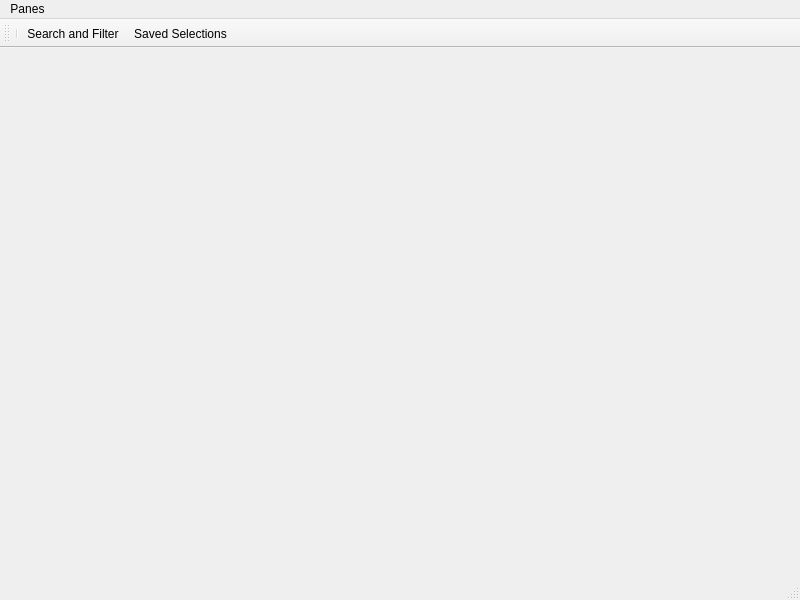
<?xml version="1.0" encoding="UTF-8"?>
<ui version="4.0">
 <class>MainWindow</class>
 <widget class="QMainWindow" name="MainWindow">
  <property name="geometry">
   <rect>
    <x>0</x>
    <y>0</y>
    <width>800</width>
    <height>600</height>
   </rect>
  </property>
  <property name="windowTitle">
   <string>MainWindow</string>
  </property>
  <property name="windowIcon">
   <iconset resource="resources.qrc">
    <normaloff>:/icons/ns_icon.png</normaloff>:/icons/ns_icon.png</iconset>
  </property>
  <widget class="QWidget" name="centralwidget"/>
  <widget class="QMenuBar" name="menubar">
   <property name="geometry">
    <rect>
     <x>0</x>
     <y>0</y>
     <width>800</width>
     <height>22</height>
    </rect>
   </property>
   <widget class="QMenu" name="menuPanes">
    <property name="title">
     <string>Panes</string>
    </property>
    <addaction name="actionDuplicatePane"/>
    <addaction name="actionKillPane"/>
    <addaction name="separator"/>
    <addaction name="actionSplitVertically"/>
    <addaction name="actionSplitHorizontally"/>
   </widget>
   <addaction name="menuPanes"/>
  </widget>
  <widget class="QStatusBar" name="statusbar"/>
  <widget class="QToolBar" name="toolBar">
   <property name="windowTitle">
    <string>toolBar</string>
   </property>
   <attribute name="toolBarArea">
    <enum>TopToolBarArea</enum>
   </attribute>
   <attribute name="toolBarBreak">
    <bool>false</bool>
   </attribute>
   <addaction name="separator"/>
   <addaction name="actionLayouts"/>
   <addaction name="actionStoredSelections"/>
  </widget>
  <action name="actionLayouts">
   <property name="checkable">
    <bool>true</bool>
   </property>
   <property name="icon">
    <iconset resource="resources.qrc">
     <normaloff>:/icons/settings.png</normaloff>:/icons/settings.png</iconset>
   </property>
   <property name="text">
    <string>Search and Filter</string>
   </property>
   <property name="toolTip">
    <string>Search and Filter</string>
   </property>
   <property name="shortcut">
    <string>Ctrl+Shift+S</string>
   </property>
  </action>
  <action name="actionStoredSelections">
   <property name="checkable">
    <bool>true</bool>
   </property>
   <property name="icon">
    <iconset resource="resources.qrc">
     <normaloff>:/icons/savedselections.png</normaloff>:/icons/savedselections.png</iconset>
   </property>
   <property name="text">
    <string>Saved Selections</string>
   </property>
   <property name="toolTip">
    <string>Saved Selections</string>
   </property>
   <property name="shortcut">
    <string>Shift+S</string>
   </property>
  </action>
  <action name="actionSplitHorizontally">
   <property name="text">
    <string>Split horizontally</string>
   </property>
  </action>
  <action name="actionSplitVertically">
   <property name="text">
    <string>Split vertically</string>
   </property>
  </action>
  <action name="actionKillPane">
   <property name="text">
    <string>Kill pane</string>
   </property>
   <property name="shortcut">
    <string>Ctrl+K</string>
   </property>
  </action>
  <action name="actionDuplicatePane">
   <property name="text">
    <string>Duplicate Pane</string>
   </property>
   <property name="shortcut">
    <string>Ctrl+2</string>
   </property>
  </action>
 </widget>
 <resources>
  <include location="resources.qrc"/>
 </resources>
 <connections/>
</ui>
